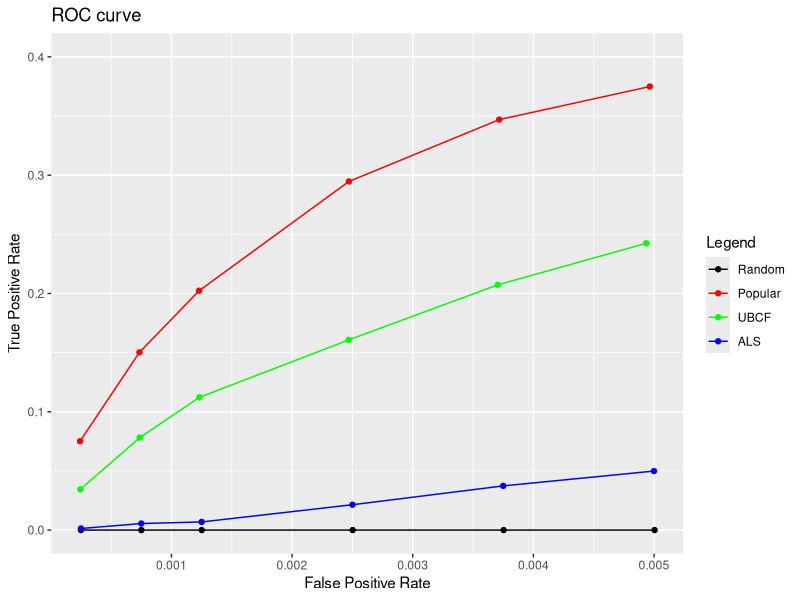
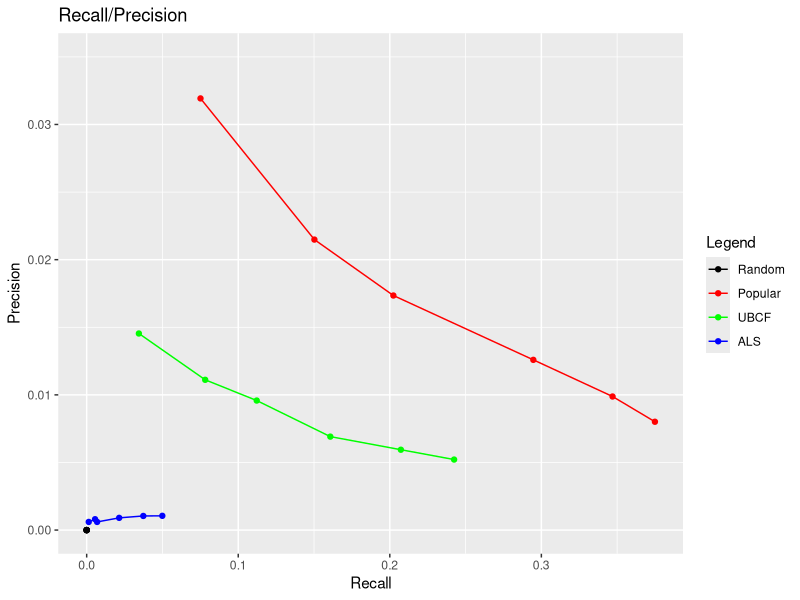
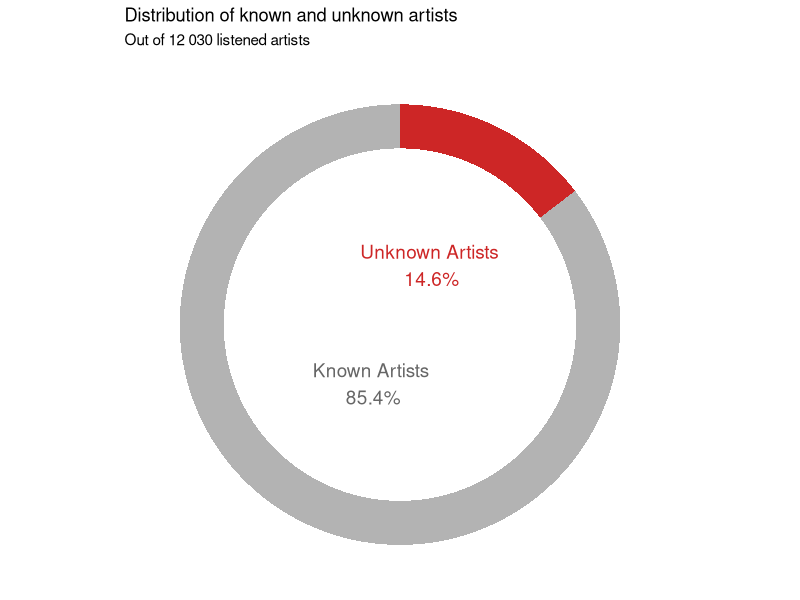

Reproduce these figures in R, in order.
require("ggplot2")
library("ggplot2")

### NOT NECESARRY TO RUN THE OUTPUT IS IN THE CSV FILE "GGPLOT ROC CURVE DATA.CSV"

# scheme <- evaluationScheme(visits_1k_rrm, method="cross", k=4, given=3, goodRating=3)
# scheme
# 
# algorithms <- list(`random items` = list(name = "RANDOM", param = NULL), `popular items` = list(name = "POPULAR", param = NULL), `user-based CF` = list(name = "UBCF", param = list(nn = 3)), `ALs-based CF` = list(name = "ALS", param = NULL))
# 
# # Use the created evaluation scheme to evaluate the recommender method popular. 
# # We evaluate top-1, top-3, top-5, top-10, top-15 and top-20 recommendation lists
# results <- evaluate(scheme, algorithms, type = "topNList",
#                     n=c(1,3,5,10,15,20))
# results
# write.csv2(avg(results),"GGPLOT ROC CURVE DATA.csv")

#### START FROM HERE AFTER YOU RUN CODE IN MyApp Final Version 3

df =  read.csv2("GGPLOT ROC CURVE DATA.csv")

# user_artists_bis$TF2 = c('')
# 
# ggplot(user_artists_bis,aes(x = TF2, fill = TF)) +
#   geom_bar(position = "fill", stat = 'count')+
#   scale_y_continuous(breaks = seq(0,1,0.2))+
#   labs (title = 'Distribution of known and unknown artists', x =NULL)

conf_ma = df
conf_ma_df = data.frame(conf_ma)


ggplot(conf_ma_df)+
  geom_line(aes(x = random.items.FPR, y = random.items.TPR,color = 'Random'))+
  geom_line(aes(x = popular.items.FPR, y = popular.items.TPR, color = 'Popular'))+
  geom_line(aes(x = user.based.CF.FPR, y = user.based.CF.TPR, color = 'UBCF'))+
  geom_line(aes(x = ALs.based.CF.FPR, y = ALs.based.CF.TPR, color = 'ALS'))+
  geom_point(aes(x = random.items.FPR, y = random.items.TPR,color = 'Random'))+
  geom_point(aes(x = popular.items.FPR, y = popular.items.TPR, color = 'Popular'))+
  geom_point(aes(x = user.based.CF.FPR, y = user.based.CF.TPR, color = 'UBCF'))+
  geom_point(aes(x = ALs.based.CF.FPR, y = ALs.based.CF.TPR, color = 'ALS'))+
  scale_color_manual(name='Legend', 
                     breaks=c('Random', 'Popular', 'UBCF','ALS'), 
                     values=c('Random'='black', 'Popular'='red', 'UBCF'='green','ALS'='blue'))+
  
  labs(title ='ROC curve', x = "False Positive Rate", y = "True Positive Rate")+
  scale_y_continuous(limits = c(0,0.4),breaks = seq(0,0.4,0.1))
  
  
# ggplot(user_artists_bis) +
#   stat_count(aes(x =  geom = "bar",))+
#   labs (title = 'Distribution of known and unknown artists', x =NULL)



ggplot(conf_ma_df)+
  geom_line(aes(x = random.items.recall, y = random.items.precision,color = 'Random'))+
  geom_line(aes(x = popular.items.recall, y = popular.items.precision, color = 'Popular'))+
  geom_line(aes(x = user.based.CF.recall, y = user.based.CF.precision, color = 'UBCF'))+
  geom_line(aes(x = ALs.based.CF.recall, y = ALs.based.CF.precision, color = 'ALS'))+
  geom_point(aes(x = random.items.recall, y = random.items.precision,color = 'Random'))+
  geom_point(aes(x = popular.items.recall, y = popular.items.precision, color = 'Popular'))+
  geom_point(aes(x = user.based.CF.recall, y = user.based.CF.precision, color = 'UBCF'))+
  geom_point(aes(x = ALs.based.CF.recall, y = ALs.based.CF.precision, color = 'ALS'))+
  scale_color_manual(name='Legend', 
                     breaks=c('Random', 'Popular', 'UBCF','ALS'), 
                     values=c('Random'='black', 'Popular'='red', 'UBCF'='green','ALS'='blue'))+
  
  labs(title ='Recall/Precision', x = "Recall", y = "Precision")+
  scale_y_continuous(limits = c(0,0.035),breaks = seq(0,0.035,0.01))



###Donnut Plot 

label = c("14.6%","85.4%")

### WE GOT THE COUNT FROM THE "GGPLOT DONUT SHART DATA.CSV" FILE 

data <- data.frame(
  category=c('Unknown Artists','Known Artists'),
  count=c(1759,10271)
)

# Compute percentages
data$fraction <- data$count / sum(data$count)

# Compute the cumulative percentages (top of each rectangle)
data$ymax <- cumsum(data$fraction)

# Compute the bottom of each rectangle
data$ymin <- c(0, head(data$ymax, n=-1))

# Compute label position
data$labelPosition <- (data$ymax + data$ymin) / 2

# Compute a good label
data$label <- paste0(data$category, "\n ", label)
label1 <- c(7404,42596)
data$label1 <- c(7404,42596)


# Make the plot
ggplot(data, aes(ymax=ymax, ymin=ymin, xmax=4, xmin=3, fill=category)) +
  geom_rect() +
  # geom_text( x=1, aes(y=labelPosition, label=label1, color = category), size=5)+
  geom_text( x=0.5, aes(y=labelPosition, label=label, color = category), size=4.8) +
  scale_fill_manual(values = c('grey70','firebrick3'))+
  scale_color_manual(values = c('grey40','firebrick3'))+
  # scale_fill_brewer(palette= "Accent") +
  # scale_color_brewer(palette ="Set1")+
  coord_polar(theta="y") +
  xlim(c(-1, 4)) +
  theme_void() +
  theme(legend.position = "none")+
  labs(title = 'Distribution of known and unknown artists',subtitle = 'Out of 12 030 listened artists')

